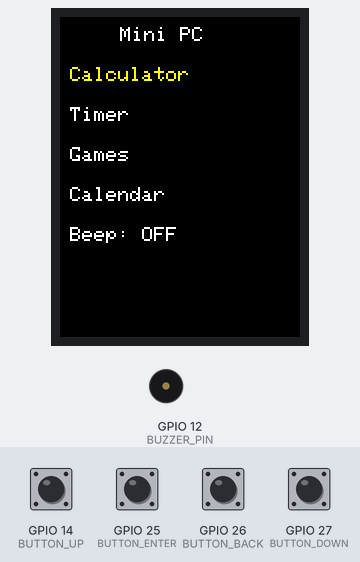
This sketch was run on a simulated ESP32. On the bench: 240×320 colour display, buzzer (waves = sounding, pin HIGH). The test bench sets the inputs (shaded band); at power-on: GPIO 14 (BUTTON_UP), GPIO 25 (BUTTON_ENTER), GPIO 26 (BUTTON_BACK), GPIO 27 (BUTTON_DOWN) HIGH.

Above: at 3.5 s.
3.6 s: GPIO 25 (BUTTON_ENTER) pulled LOW for 1 s
At 4.59 s:
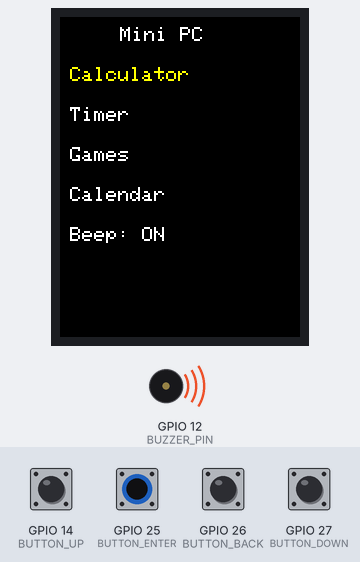
6.2 s: GPIO 14 (BUTTON_UP) pulled LOW for 0.15 s
At 6.8 s:
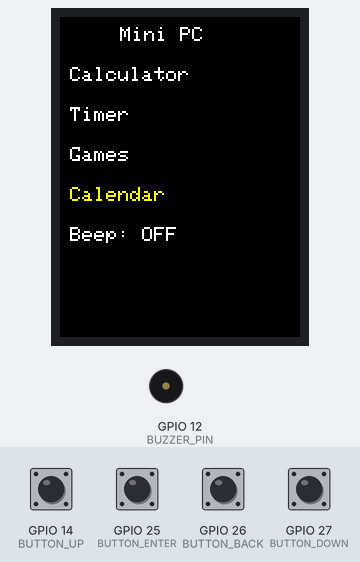
7.9 s: GPIO 25 (BUTTON_ENTER) pulled LOW for 0.15 s
At 9.3 s:
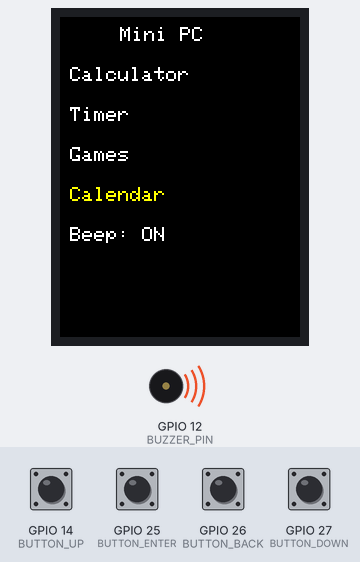
9.6 s: GPIO 27 (BUTTON_DOWN) pulled LOW for 1 s
At 10.59 s:
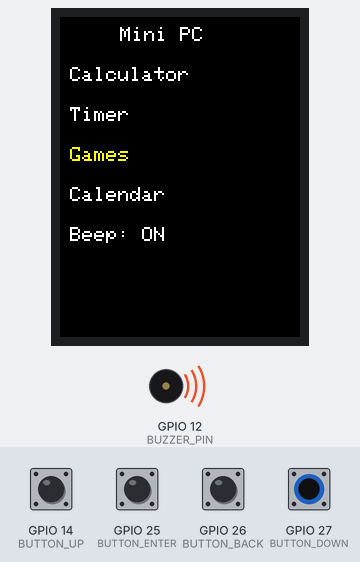
12.2 s: GPIO 27 (BUTTON_DOWN) pulled LOW for 0.15 s
At 13.6 s:
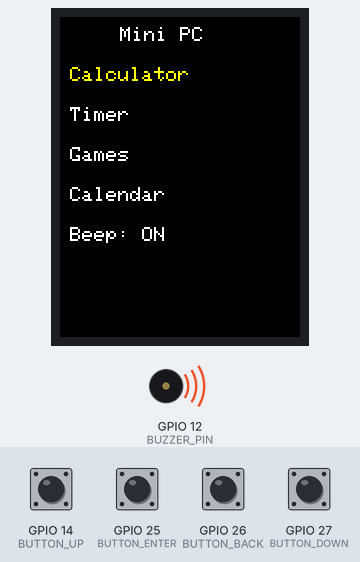
13.9 s: GPIO 14 (BUTTON_UP) driven LOW and GPIO 25 (BUTTON_ENTER) driven LOW
At 15.44 s:
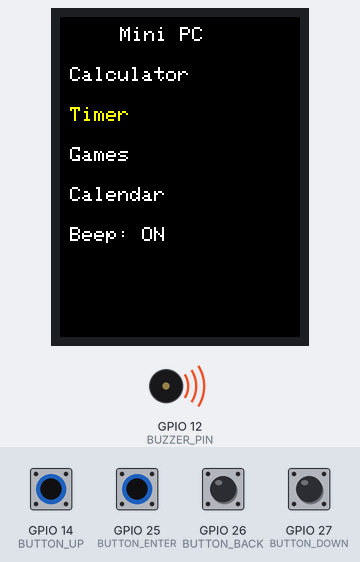
Timing chart, 0 to 17.9 s (numbered marks = the images above; inputs shaded):
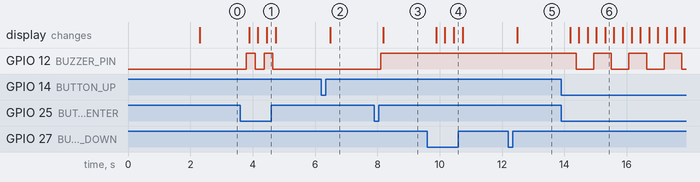

The sketch:

esp32-TFT-MenuButtons.ino
```cpp
#include <Adafruit_GFX.h>
#include <Adafruit_ST7789.h>
#include <SPI.h>

// Nastavenie rozmerov obrazovky
#define SCREEN_WIDTH 240
#define SCREEN_HEIGHT 320

// Nastavenie pinov pre displej
#define TFT_CS        15  // Chip select pin
#define TFT_RST       4  // Reset pin
#define TFT_DC        2   // Data/command pin

Adafruit_ST7789 display = Adafruit_ST7789(TFT_CS, TFT_DC, TFT_RST);

// Nastavenie pinov pre tlačidlá a bzučiak
#define BUTTON_UP     14
#define BUTTON_DOWN   27
#define BUTTON_ENTER  25
#define BUTTON_BACK   26
#define BUZZER_PIN    12

// Premenné pre menu
int menuIndex = 0;
const int menuItems = 4;
bool beepState = false;

// Funkcia na aktualizáciu zobrazenia
void displayMenu() {
  display.fillScreen(ST77XX_BLACK);
  display.setTextSize(2);
  display.setTextColor(ST77XX_WHITE);

  // Nadpis
  display.setCursor(60, 10);
  display.print("Mini PC");

  // Zobrazenie položiek menu s indikátorom aktuálnej polozky
  display.setTextSize(2);

  display.setCursor(10, 50);
  display.setTextColor(menuIndex == 0 ? ST77XX_YELLOW : ST77XX_WHITE);
  display.print("Calculator");

  display.setCursor(10, 90);
  display.setTextColor(menuIndex == 1 ? ST77XX_YELLOW : ST77XX_WHITE);
  display.print("Timer");

  display.setCursor(10, 130);
  display.setTextColor(menuIndex == 2 ? ST77XX_YELLOW : ST77XX_WHITE);
  display.print("Games");

  display.setCursor(10, 170);
  display.setTextColor(menuIndex == 3 ? ST77XX_YELLOW : ST77XX_WHITE);
  display.print("Calendar");

  // Zobrazenie stavu bzučiaka
  display.setCursor(10, 210);
  display.setTextColor(ST77XX_WHITE);
  display.print("Beep: ");
  display.print(beepState ? "ON" : "OFF");
}

void setup() {
  // Inicializácia pinov tlačidiel
  pinMode(BUTTON_UP, INPUT_PULLUP);
  pinMode(BUTTON_DOWN, INPUT_PULLUP);
  pinMode(BUTTON_ENTER, INPUT_PULLUP);
  pinMode(BUTTON_BACK, INPUT_PULLUP);
  pinMode(BUZZER_PIN, OUTPUT);

  // Inicializácia displeja
  display.init(240, 320);  // Nastavenie rozlíšenia displeja
  display.invertDisplay(0);
  display.setRotation(0);  // Otočenie displeja, ak je potrebné

  display.fillScreen(ST77XX_BLACK);
  delay(2000); // Počiatočná obrazovka
  displayMenu();
}

void loop() {
  // Kontrola tlačidla UP na posúvanie hore
  if (digitalRead(BUTTON_UP) == LOW) {
    delay(200); // Debounce
    menuIndex = (menuIndex - 1 + menuItems) % menuItems;
    displayMenu();
  }

  // Kontrola tlačidla DOWN na posúvanie dole
  if (digitalRead(BUTTON_DOWN) == LOW) {
    delay(200); // Debounce
    menuIndex = (menuIndex + 1) % menuItems;
    displayMenu();
  }

  // Kontrola tlačidla ENTER na potvrdenie výberu
  if (digitalRead(BUTTON_ENTER) == LOW) {
    delay(200); // Debounce

    if (menuIndex == 0) {
      // Calculator - tu môžeš implementovať kalkulačku
    } else if (menuIndex == 1) {
      // Timer - tu môžeš implementovať časovač
    } else if (menuIndex == 2) {
      // Games - tu môžeš implementovať hry
    } else if (menuIndex == 3) {
      // Calendar - tu môžeš implementovať kalendár
    }

    // Prepínanie stavu bzučiaka
    beepState = !beepState;
    digitalWrite(BUZZER_PIN, beepState ? HIGH : LOW);

    displayMenu();
  }

  // Kontrola tlačidla BACK na návrat späť alebo reset
  if (digitalRead(BUTTON_BACK) == LOW) {
    delay(200); // Debounce
    // Možnosť implementovať návrat na predchádzajúcu obrazovku alebo reset
    displayMenu();
  }
}
```

BluetoothTrapPrank-SD.ino
```cpp
// !DO NOT USE FOR ILLEGAL ACTIVITIES !
// need sd card where will be prank video to start AUTOMATICALLY after connecting to esp32 (fake speaker)
// ALSO it will set MAX VOLUME on mobile phone speaker !

// CODE
```

Measured:
- after the input at 3.6 s, GPIO 12 (BUZZER_PIN): alternates HIGH for 0.28 s and LOW for 0.28 s, 4 changes in all, then stays LOW, starting after 0.20 s; the display: changes after 0.28 s (image 1)
- after the input at 6.2 s, the display: changes after 0.28 s (image 2)
- after the input at 7.9 s, GPIO 12 (BUZZER_PIN): LOW → HIGH after 0.20 s; the display: changes after 0.28 s (image 3)
- after the input at 9.6 s, the display: first changes after 0.28 s (image 4 shows a later state)
- after the input at 12.2 s, the display: changes after 0.28 s (image 5)
- after the input at 13.9 s, GPIO 12 (BUZZER_PIN): alternates HIGH for 0.56 s and LOW for 0.56 s, starting after 0.48 s; the display: first changes after 0.28 s (image 6 shows a later state)
